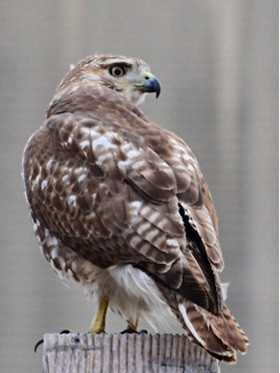
#> input picture owl.jpg, 280 x 373 px
$ python power_law_transformation.py
#> lines starting #> are read from the running program, lines starting #| are printed output that depends on the picture
########################
#####Author Darshan#####
########################

import numpy as np
import cv2

def power_law_transformation(c,gamma,image):
    rows,col =np.shape(image)
    s1 = np.zeros([rows,col])

    for i in range(rows):
        for j in range(col):
            s1[i][j]= int(c * (image[i][j] ** gamma))
            if(s1[i][j]>=255):
                s1[i][j] = 255
            if(s1[i][j]<0):
                s1[i][j]=0
    cv2.imwrite("power_law_transformed.png",s1)
    print("Check your directory for power_law_transformed.png!!!")

image = cv2.imread("owl.jpg",0)
#> image: shape (373, 280); min 0, max 255, mean 131.3

print("Enter the value of C:\n")
c = float(input())
#> the answer given: 3
print("Enter the value of Gamma:\n")
gamma = float(input())
#> the answer given: 3

power_law_transformation(c,gamma,image)
#> after the loop in power_law_transformation, `for i in range(rows):`:
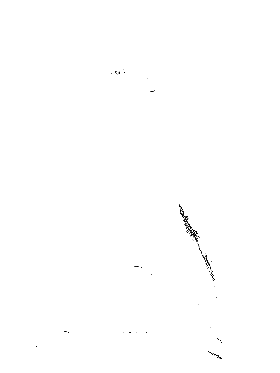
#> s1: shape (373, 280) float64; min 0, max 255, mean 254.5
